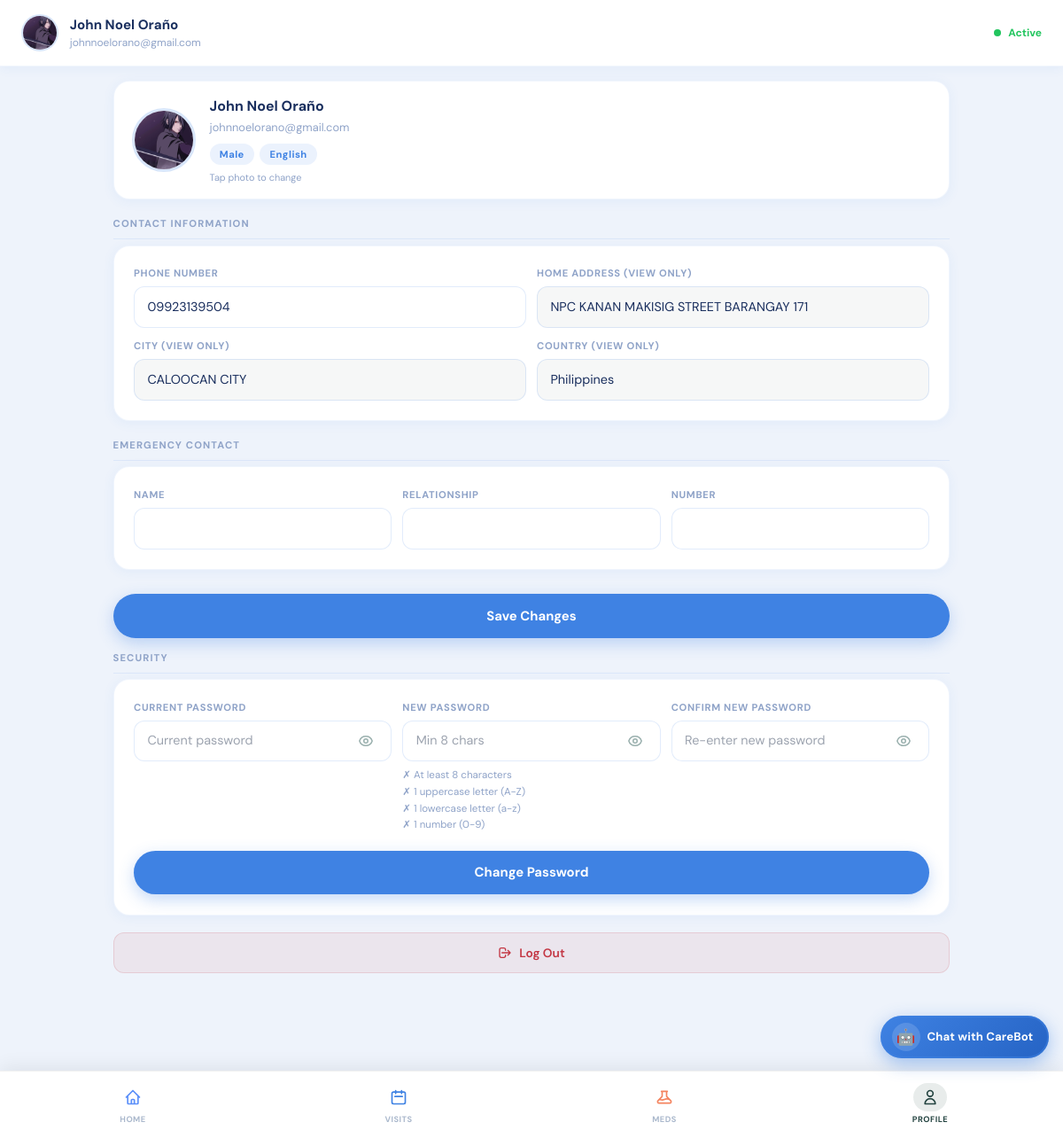
Screenshot of /profile.php (signed in) with the database file from the repository.
### tables this page shows
CREATE TABLE `patients` (
  `id` int NOT NULL AUTO_INCREMENT,
  `full_name` varchar(150) NOT NULL,
  `date_of_birth` date NOT NULL,
  `gender` enum('Male','Female','Prefer not to say') NOT NULL,
  `email` varchar(150) NOT NULL,
  `phone_number` varchar(20) NOT NULL,
  `profile_photo` varchar(255) DEFAULT NULL,
  `emergency_name` varchar(150) DEFAULT NULL,
  `emergency_relationship` varchar(80) DEFAULT NULL,
  `emergency_number` varchar(20) DEFAULT NULL,
  `password` varchar(255) NOT NULL,
  `security_question` varchar(255) DEFAULT NULL,
  `security_answer` varchar(255) DEFAULT NULL,
  `home_address` varchar(255) DEFAULT NULL,
  `city` varchar(100) DEFAULT NULL,
  `country_region` varchar(100) DEFAULT NULL,
  `insurance_provider` varchar(150) DEFAULT NULL,
  `insurance_policy_no` varchar(100) DEFAULT NULL,
  `preferred_language` varchar(80) DEFAULT 'English',
  `created_at` timestamp NULL DEFAULT CURRENT_TIMESTAMP,
  `updated_at` timestamp NULL DEFAULT CURRENT_TIMESTAMP ON UPDATE CURRENT_TIMESTAMP,
  `is_verified` tinyint(1) NOT NULL DEFAULT '0',
  `verification_token` varchar(64) DEFAULT NULL,
  `token_expires_at` datetime DEFAULT NULL,
  `reset_token` varchar(64) DEFAULT NULL,
  `reset_expires` datetime DEFAULT NULL,
  `is_active` tinyint(1) NOT NULL DEFAULT '1',
  PRIMARY KEY (`id`),
  UNIQUE KEY `email` (`email`)
);

### includes/auth.php (called while the page is built, shortened)
<?php
$patient_id = $_SESSION['patient_id'];

### profile.php (the view, shortened to what this page needs)
<?php
require_once 'includes/auth.php';
$p = $conn->query("SELECT * FROM patients WHERE id = $patient_id")->fetch_assoc();
require_once 'includes/header.php';
?>
<div class="page">
  <div class="card" style="padding:0;">
    <form method="POST" enctype="multipart/form-data" id="photoForm">
      <div class="profile-header">
        <div class="photo-wrap" onclick="document.getElementById('photoInput').click()">
          <?php if (!empty($p['profile_photo'])): ?>
            <img src="<?= htmlspecialchars($p['profile_photo']) ?>" alt="Profile" id="photoPreview"/>
          <?php else: ?>
            <div class="avatar-lg" id="photoPreview"><?= $initials ?></div>
          <?php endif; ?>
        </div>
        <div class="profile-info">
          <div class="profile-name"><?= htmlspecialchars($p['full_name']) ?></div>
          <div class="profile-email"><?= htmlspecialchars($p['email']) ?></div>
          <div class="profile-badges">
            <?php if (!empty($p['gender'])): ?><span class="badge badge-blue"><?= htmlspecialchars($p['gender']) ?></span><?php endif; ?>
            <?php if (!empty($p['preferred_language'])): ?><span class="badge badge-blue"><?= htmlspecialchars($p['preferred_language']) ?></span><?php endif; ?>
          </div>
          <div class="profile-tap-hint">Tap photo to change</div>
        </div>
      </div>
    </form>
  </div>
  <form method="POST" enctype="multipart/form-data">
    <div class="section-label">Contact Information</div>
    <div class="card" style="display:flex;flex-direction:column;gap:0.75rem;">
      <div class="grid-2">
        <div>
          <label class="field-label">Phone Number</label>
          <input type="tel" name="phone_number" class="field-input" value="<?= htmlspecialchars($p['phone_number'] ?? '') ?>"/>
        </div>
        <div>
          <label class="field-label">Home Address (View Only)</label>
          <input type="text" class="field-input" value="<?= htmlspecialchars($p['home_address'] ?? 'Not set') ?>" readonly style="background:rgba(36,68,65,0.04);cursor:not-allowed;"/>
        </div>
      </div>
      <div class="grid-2">
        <div>
          <label class="field-label">City (View Only)</label>
          <input type="text" class="field-input" value="<?= htmlspecialchars($p['city'] ?? 'Not set') ?>" readonly style="background:rgba(36,68,65,0.04);cursor:not-allowed;"/>
        </div>
        <div>
          <label class="field-label">Country (View Only)</label>
          <input type="text" class="field-input" value="<?= htmlspecialchars($p['country_region'] ?? 'Not set') ?>" readonly style="background:rgba(36,68,65,0.04);cursor:not-allowed;"/>
        </div>
      </div>
    </div>
    <div class="section-label">Emergency Contact</div>
    <div class="card" style="display:flex;flex-direction:column;gap:0.75rem;">
      <div class="grid-3">
        <div>
          <label class="field-label">Name</label>
          <input type="text" name="emergency_name" class="field-input" value="<?= htmlspecialchars($p['emergency_name'] ?? '') ?>"/>
        </div>
        <div>
          <label class="field-label">Relationship</label>
          <input type="text" name="emergency_relationship" class="field-input" value="<?= htmlspecialchars($p['emergency_relationship'] ?? '') ?>"/>
        </div>
        <div>
          <label class="field-label">Number</label>
          <input type="tel" name="emergency_number" class="field-input" value="<?= htmlspecialchars($p['emergency_number'] ?? '') ?>"/>
        </div>
      </div>
    </div>
    <button type="submit" class="btn-save">Save Changes</button>
  </form>
  <div class="section-label">Security</div>
  <form method="POST" class="card" style="display:flex;flex-direction:column;gap:0.75rem;">
    <div class="grid-3">
      <div>
        <label class="field-label">Current Password</label>
        <div style="position:relative;">
          <input type="password" name="current_password" id="pwd_current" class="field-input" required placeholder="Current password"/>
          <button type="button" class="pw-toggle" onclick="togglePw('pwd_current')">
          </button>
        </div>
      </div>
      <div>
        <label class="field-label">New Password</label>
        <div style="position:relative;">
          <input type="password" name="new_password" id="pwd_new" class="field-input" required placeholder="Min 8 chars" oninput="validatePassword(this)"/>
          <button type="button" class="pw-toggle" onclick="togglePw('pwd_new')">
          </button>
        </div>
        <div style="margin-top:0.4rem;font-size:0.72rem;color:var(--muted);display:flex;flex-direction:column;gap:0.1rem;">
          <div id="check_len">✗ At least 8 characters</div>
          <div id="check_upper">✗ 1 uppercase letter (A-Z)</div>
          <div id="check_lower">✗ 1 lowercase letter (a-z)</div>
          <div id="check_number">✗ 1 number (0-9)</div>
        </div>
      </div>
      <div>
        <label class="field-label">Confirm New Password</label>
        <div style="position:relative;">
          <input type="password" name="confirm_password" id="pwd_confirm" class="field-input" required placeholder="Re-enter new password"/>
          <button type="button" class="pw-toggle" onclick="togglePw('pwd_confirm')">
          </button>
        </div>
      </div>
    </div>
    <button type="submit" class="btn-save">Change Password</button>
  </form>
  <a href="auth/logout.php" class="logout-btn">
    <svg width="16" height="16" fill="none" viewBox="0 0 24 24" stroke="currentColor" stroke-width="2">
      <path stroke-linecap="round" stroke-linejoin="round" d="M17 16l4-4m0 0l-4-4m4 4H7m6 4v1a3 3 0 01-3 3H6a3 3 0 01-3-3V7a3 3 0 013-3h4a3 3 0 013 3v1"/>
    </svg>
    Log Out
  </a>
  <div style="height:0.5rem;"></div>
</div>
<?php require_once 'includes/nav.php'; ?>
</body>
</html>

### includes/header.php (shortened to what this page needs)
<!DOCTYPE html>
<html lang="en">
<head>
  <script src="https://cdn.tailwindcss.com"></script>
  <link rel="stylesheet" href="includes/styles.css"/>
</head>
<body>
<div class="top-header">
  <div style="display:flex;align-items:center;gap:0.8rem;">
    <?php if (!empty($p['profile_photo'])): ?>
      <img src="<?= htmlspecialchars($p['profile_photo']) ?>"
           style="width:42px;height:42px;border-radius:50%;object-fit:cover;border:2px solid rgba(63,130,227,0.2);"/>
    <?php else: ?>
      <div class="avatar-circle"><?= $initials ?></div>
    <?php endif; ?>
    <div>
      <div style="font-weight:700;font-size:0.95rem;color:var(--text);"><?= htmlspecialchars($p['full_name']) ?></div>
      <div style="font-size:0.75rem;color:var(--muted);"><?= htmlspecialchars($p['email']) ?></div>
    </div>
  </div>
  <div style="display:flex;align-items:center;gap:0.5rem;">
    <span style="width:8px;height:8px;border-radius:50%;background:#22c55e;display:inline-block;"></span>
    <span style="font-size:0.75rem;color:#22c55e;font-weight:700;">Active</span>
  </div>
</div>
<div id="carebotWidget" style="
  position:fixed;
  bottom:90px;
  right:16px;
  z-index:999;
  display:flex;
  flex-direction:column;
  align-items:flex-end;
  gap:10px;
">
  <button onclick="toggleCarebot()" class="carebot-btn" style="
    height:48px;
    border-radius:50px;
    background:linear-gradient(135deg,#3F82E3,#2563C4);
    border:none;
    cursor:pointer;
    display:flex;
    align-items:center;
    justify-content:center;
    gap:0.5rem;
    padding:0 1.1rem 0 0.8rem;
    box-shadow:0 6px 20px rgba(63,130,227,0.45);
    position:relative;
    flex-shrink:0;
  ">
    <div style="position:absolute;inset:0;border-radius:50px;border:2px solid rgba(63,130,227,0.5);animation:carebotPulse 2s ease-out infinite;pointer-events:none;"></div>
    <div id="cbIconOpen" style="width:32px;height:32px;border-radius:50%;background:rgba(255,255,255,0.15);display:flex;align-items:center;justify-content:center;font-size:1.1rem;flex-shrink:0;">🤖</div>
    <span id="cbLabel" style="color:#fff;font-weight:700;font-size:0.82rem;white-space:nowrap;letter-spacing:0.01em;">Chat with CareBot</span>
  </button>
</div>

### includes/styles.css (style rules this page uses)
:root { --red:#C33643; --green:#244441; --blue:#3F82E3; --blue-dark:#2563C4; --blue-light:#EBF2FD; --bg:#EEF3FB; --white:#FFFFFF; --text:#1a2f5e; --muted:#8fa3c8; }
* { box-sizing:border-box; }
body { font-family:'DM Sans',sans-serif; background:var(--bg); color:var(--text); margin:0; padding-bottom:82px; }
.top-header { background:var(--white); padding:1rem 1.5rem; display:flex; align-items:center; justify-content:space-between; border-bottom:1px solid rgba(63,130,227,0.08); position:sticky; top:0; z-index:50; box-shadow:0 2px 12px rgba(63,130,227,0.07); }
.page { padding:1.4rem; max-width:680px; margin:0 auto; animation:fadeUp 0.3s ease; }
.card { background:var(--white); border-radius:18px; padding:1.4rem; margin-bottom:1.2rem; border:1px solid rgba(63,130,227,0.08); box-shadow:0 2px 14px rgba(63,130,227,0.07); }
.badge { display:inline-block; padding:0.25rem 0.7rem; border-radius:50px; font-size:0.7rem; font-weight:700; letter-spacing:0.04em; }
.badge-blue { background:var(--blue-light); color:var(--blue); }
.field-label { display:block; font-size:0.7rem; font-weight:700; letter-spacing:0.06em; text-transform:uppercase; color:var(--muted); margin-bottom:0.4rem; }
.field-input { width:100%; padding:0.72rem 0.9rem; border:1.5px solid rgba(63,130,227,0.15); border-radius:12px; font-family:'DM Sans',sans-serif; font-size:0.9rem; color:var(--text); background:var(--white); outline:none; transition:border-color 0.2s; }
.grid-2 { display:grid; grid-template-columns:1fr 1fr; gap:0.8rem; }
.section-label { font-size:0.7rem; font-weight:700; letter-spacing:0.1em; text-transform:uppercase; color:var(--muted); border-bottom:1px solid rgba(63,130,227,0.1); padding-bottom:0.5rem; margin:1.4rem 0 1rem; }
.btn-save { width:100%; padding:0.85rem; border-radius:50px; background:var(--blue); color:#fff; font-weight:700; font-size:0.93rem; border:none; cursor:pointer; transition:all 0.3s; box-shadow:0 6px 18px rgba(63,130,227,0.3); }

### includes/header.php (style rules this page uses)
.carebot-btn { transition:transform 0.2s, box-shadow 0.2s; }
.carebot-btn { transition:transform 0.2s,box-shadow 0.2s; }

### profile.php (style rules this page uses)
html, body { overflow-x: hidden; }
.page { width: min(100%, 980px); max-width: 980px; margin: 0 auto; padding: 1rem 1.1rem 6rem; box-sizing: border-box; }
.page .card { width: 100%; box-sizing: border-box; overflow: hidden; }
.page .field-input { width: 100%; box-sizing: border-box; }
.page .grid-2 { display: grid; grid-template-columns: 1fr 1fr; gap: 0.75rem; align-items: start; }
.page .grid-3 { display: grid; grid-template-columns: 1fr 1fr 1fr; gap: 0.75rem; align-items: start; }
.section-label { margin-top: 0.9rem; margin-bottom: 0.4rem; }
.btn-save { width: 100%; margin-top: 0.5rem; }
.profile-header { display: flex; align-items: center; gap: 1rem; padding: 1rem 1.25rem; }
.photo-wrap { position: relative; width: 72px; height: 72px; flex-shrink: 0; cursor: pointer; }
.photo-wrap img, .photo-wrap .avatar-lg { width: 72px; height: 72px; border-radius: 50%; object-fit: cover; border: 3px solid rgba(63,130,227,0.2); }
.profile-info { flex: 1; min-width: 0; }
.profile-name { font-weight: 700; font-size: 1rem; color: var(--text); }
.profile-email { font-size: 0.8rem; color: var(--muted); margin-top: 0.15rem; }
.profile-badges { display: flex; flex-wrap: wrap; gap: 0.4rem; margin-top: 0.5rem; }
.profile-tap-hint { font-size: 0.68rem; color: var(--muted); margin-top: 0.35rem; }
.logout-btn { display: flex; align-items: center; gap: 0.5rem; background: rgba(195,54,67,0.07); color: var(--red); border: 1px solid rgba(195,54,67,0.15); border-radius: 12px; padding: 0.75rem 1rem; font-size: 0.86rem; font-weight: 600; width: 100%; justify-content: center; margin-top: 1rem; text-decoration: none; transition: background 0.2s; box-sizing: border-box; }
.pw-toggle { position: absolute; right: 12px; top: 50%; transform: translateY(-50%); background: none; border: none; cursor: pointer; color: #9ab0ae; padding: 0.5rem; display: flex; align-items: center; justify-content: center; }

### rows the page displays
patients: profile_photo (picture), full_name "John Noel Oraño", email "johnnoelorano@gmail.com", gender "Male", preferred_language "English", phone_number "09923139504", home_address "NPC KANAN MAKISIG STREET BARANGAY 171", city "CALOOCAN CITY", country_region "Philippines"

### other values shown
$item['label'] "HOME"
$item['label'] "VISITS"
$item['label'] "MEDS"
$item['label'] "PROFILE"
